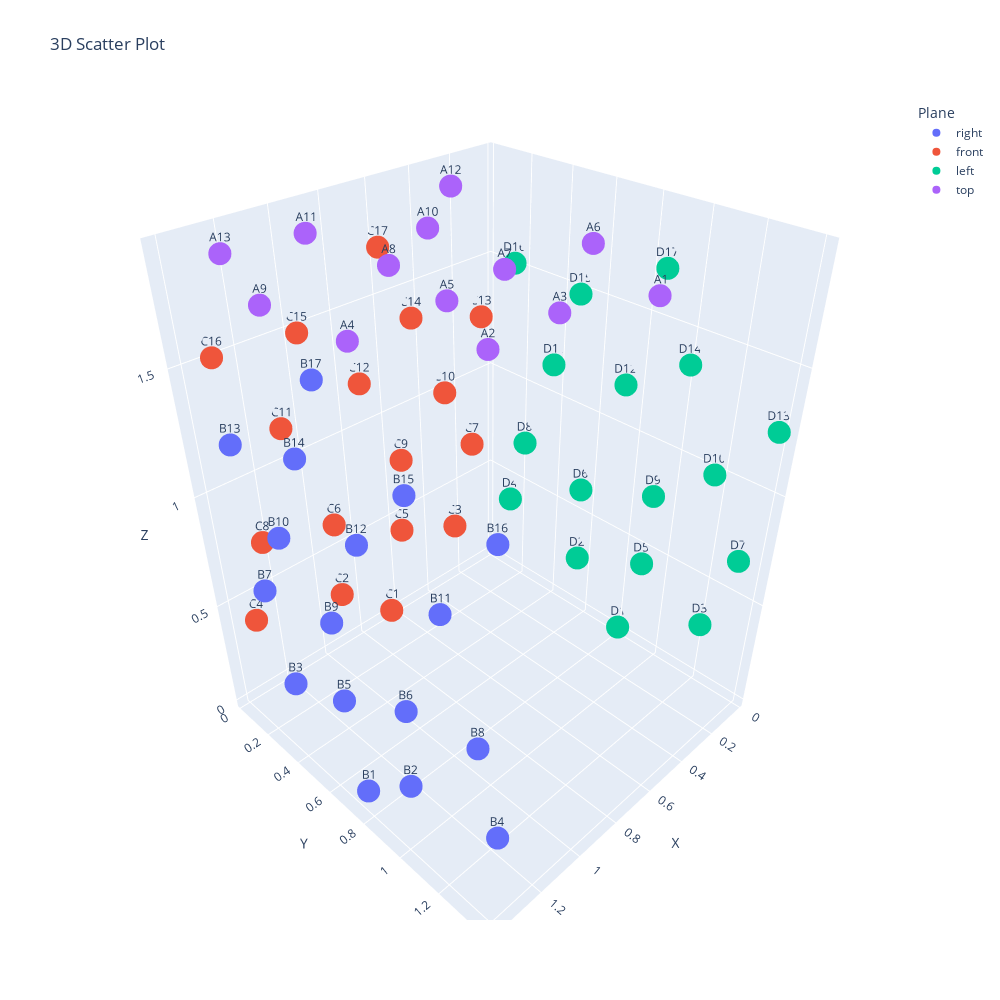

This figure's notebook cell:
### Code cell
df_3d = pd.read_excel("data/3d_measured_coords.xlsx", index_col=0)

fig = px.scatter_3d(df_3d, x='X', y='Y', z='Z', text='Mic_Index', title='3D Scatter Plot', color='Plane', width=1000, height=1000)

# Plot anzeigen
fig.show()

### Figure 1 — Plotly figure (JSON) as saved in the notebook; plotly's stock layout.template omitted (floating-point values rounded to 4 significant figures)
{"data": [{"hovertemplate": "Plane=right<br>X=%{x}<br>Y=%{y}<br>Z=%{z}<br>Mic_Index=%{text}<extra></extra>", "legendgroup": "right", "marker": {"color": "#636efa", "symbol": "circle"}, "mode": "markers+text", "name": "right", "scene": "scene", "showlegend": true, "text": ["B1", "B2", "B3", "B4", "B5", "B6", "B7", "B8", "B9", "B10", "B11", "B12", "B13", "B14", "B15", "B16", "B17"], "type": "scatter3d", "x": [1.37, 1.37, 1.37, 1.37, 1.37, 1.37, 1.37, 1.37, 1.37, 1.37, 1.37, 1.37, 1.37, 1.37, 1.37, 1.37, 1.37], "y": [0.734, 0.987, 0.336, 1.398, 0.647, 0.989, 0.222, 1.315, 0.627, 0.374, 1.17, 0.809, 0.157, 0.536, 1.044, 1.392, 0.674], "z": [0.02, 0.266, 0.287, 0.38, 0.425, 0.629, 0.672, 0.718, 0.774, 0.989, 1.148, 1.194, 1.257, 1.372, 1.485, 1.51, 1.689]}, {"hovertemplate": "Plane=front<br>X=%{x}<br>Y=%{y}<br>Z=%{z}<br>Mic_Index=%{text}<extra></extra>", "legendgroup": "front", "marker": {"color": "#EF553B", "symbol": "circle"}, "mode": "markers+text", "name": "front", "scene": "scene", "showlegend": true, "text": ["C1", "C2", "C3", "C4", "C5", "C6", "C7", "C8", "C9", "C10", "C11", "C12", "C13", "C14", "C15", "C16", "C17"], "type": "scatter3d", "x": [0.659, 0.913, 0.261, 1.322, 0.571, 0.914, 0.146, 1.241, 0.552, 0.299, 1.094, 0.731, 0.085, 0.461, 0.979, 1.313, 0.599], "y": [0.028, 0.028, 0.028, 0.028, 0.028, 0.028, 0.028, 0.028, 0.028, 0.028, 0.028, 0.028, 0.028, 0.028, 0.028, 0.028, 0.028], "z": [0.023, 0.267, 0.287, 0.38, 0.425, 0.63, 0.675, 0.717, 0.773, 0.99, 1.15, 1.194, 1.261, 1.375, 1.485, 1.508, 1.691]}, {"hovertemplate": "Plane=left<br>X=%{x}<br>Y=%{y}<br>Z=%{z}<br>Mic_Index=%{text}<extra></extra>", "legendgroup": "left", "marker": {"color": "#00cc96", "symbol": "circle"}, "mode": "markers+text", "name": "left", "scene": "scene", "showlegend": true, "text": ["D1", "D2", "D3", "D4", "D5", "D6", "D7", "D8", "D9", "D10", "D11", "D12", "D13", "D14", "D15", "D16", "D17"], "type": "scatter3d", "x": [0.028, 0.028, 0.028, 0.028, 0.028, 0.028, 0.028, 0.028, 0.028, 0.028, 0.028, 0.028, 0.028, 0.028, 0.028, 0.028, 0.028], "y": [0.817, 0.566, 1.215, 0.154, 0.905, 0.562, 1.331, 0.237, 0.925, 1.177, 0.384, 0.746, 1.392, 1.016, 0.503, 0.161, 0.877], "z": [0.023, 0.27, 0.289, 0.385, 0.427, 0.63, 0.677, 0.72, 0.773, 0.99, 1.149, 1.195, 1.26, 1.375, 1.485, 1.511, 1.69]}, {"hovertemplate": "Plane=top<br>X=%{x}<br>Y=%{y}<br>Z=%{z}<br>Mic_Index=%{text}<extra></extra>", "legendgroup": "top", "marker": {"color": "#ab63fa", "symbol": "circle"}, "mode": "markers+text", "name": "top", "scene": "scene", "showlegend": true, "text": ["A1", "A2", "A3", "A4", "A5", "A6", "A7", "A8", "A9", "A10", "A11", "A12", "A13"], "type": "scatter3d", "x": [0.59, 1.159, 0.87, 1.376, 1.028, 0.411, 0.755, 0.974, 1.405, 0.68, 0.985, 0.332, 1.272], "y": [1.246, 1.147, 1.127, 0.864, 0.857, 0.856, 0.81, 0.548, 0.521, 0.393, 0.155, 0.129, 0.117], "z": [1.871, 1.871, 1.871, 1.871, 1.871, 1.871, 1.871, 1.871, 1.871, 1.871, 1.871, 1.871, 1.871]}], "layout": {"height": 1000, "legend": {"title": {"text": "Plane"}, "tracegroupgap": 0}, "scene": {"domain": {"x": [0, 1], "y": [0, 1]}, "xaxis": {"title": {"text": "X"}}, "yaxis": {"title": {"text": "Y"}}, "zaxis": {"title": {"text": "Z"}}}, "title": {"text": "3D Scatter Plot"}, "width": 1000}}
